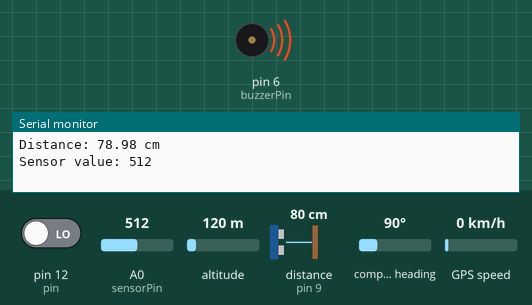
Simulated run of this sketch. Board: Arduino Uno, built with avr-gcc and run on an emulated ATmega328P. Parts: buzzer (waves = sounding, pin HIGH), the last lines printed to the serial monitor. Wiring (inferred from the names in the program): ultrasonic range finder: trigger pin 8; echo pin 9. The test bench sets the inputs (shaded band); at power-on: distance to the obstacle (sensor on pin 9) 80 cm, A0 (sensorPin) = 512, pin 12 (pin) LOW, altitude 120 m, compass heading 90°, GPS speed 0 km/h. The echo pulse lasts 58.3 µs per cm; the GPS gets a fix after 3 s at 37.7749, -122.4194 with 8 satellites; pins used as bus, display or sensor lines are not drawn.

Above: at 3.3 s.
3.4 s: distance to the obstacle (sensor on pin 9) set to 120 cm
At 4.6 s:
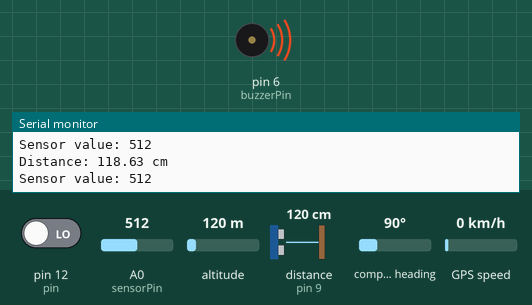
10.6 s: A0 (sensorPin) set to 409
14.1 s: A0 (sensorPin) set to 392
At 15.2 s:
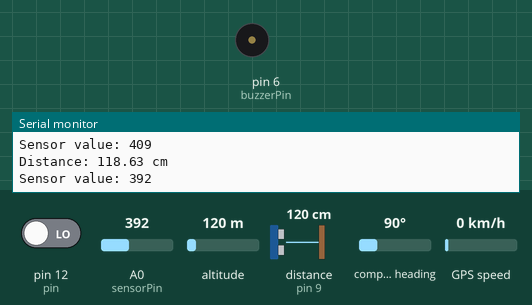
15.7 s: A0 (sensorPin) set to 410
At 18.0 s:
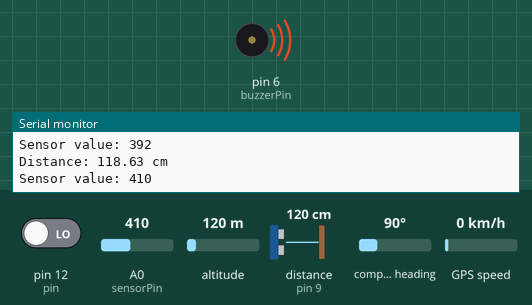
23.0 s: A0 (sensorPin) set to 390
At 24.2 s:
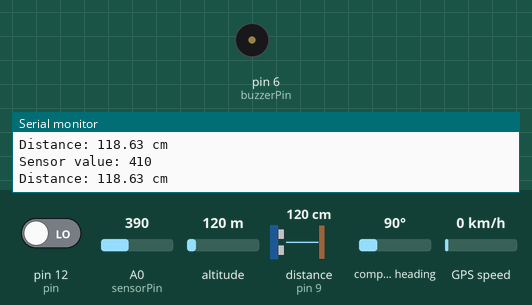
Timing chart, 0 to 26.0 s (numbered marks = the images above; inputs shaded):
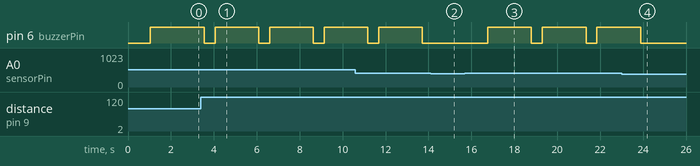

The sketch:

FULL_CODE.ino
```cpp
#include <SoftwareSerial.h>
#include <TinyGPS.h>
int state = 0;
const int pin = 12;
float gpslat, gpslon;
TinyGPS gps;
SoftwareSerial sgps(4, 5);
SoftwareSerial sgsm(2, 3);

#define trigPin 8
#define echoPin 9
#define buzzerPin 6
int sensorPin = A0;    // define analog input pin for MQ-3 sensor
int threshold = 400;   // define gas concentration threshold
void setup() {
  sgsm.begin(9600);
  sgps.begin(9600);
  Serial.begin(9600); // Initialize serial communication at 9600 baud
  pinMode(A0, INPUT);
  pinMode(trigPin, OUTPUT);
  pinMode(echoPin, INPUT);
  pinMode(buzzerPin, OUTPUT);
}
void loop() {
  sgps.listen();
  while (sgps.available())
  {
    int c = sgps.read();
    if (gps.encode(c))
    {
      gps.f_get_position(&gpslat, &gpslon);
    }
  }
    if (digitalRead(pin) == HIGH && state == 0) {
      sgsm.listen();
      sgsm.print("\r");
      delay(1000);
      sgsm.print("AT+CMGF=1\r");
      delay(1000);
      /*Replace XXXXXXXXXX to 10 digit mobile number &
        ZZ to 2 digit country code*/
      sgsm.print("AT+CMGS=\"+919985172319\"\r");
      delay(1000);
      //The text of the message to be sent.
      sgsm.print("Latitude :");
      sgsm.println(gpslat, 6);
      sgsm.print("Longitude:");
      sgsm.println(gpslon, 6);
      delay(1000);
      sgsm.write(0x1A);
      delay(1000);
      state = 1;
    }
  if (digitalRead(pin) == LOW) {
      state = 0;
    }
    delay(1000);
  digitalWrite(trigPin, LOW); // Set the trigger pin to low
  delayMicroseconds(2); // Wait for 2 microseconds
  digitalWrite(trigPin, HIGH); // Set the trigger pin to high
  delayMicroseconds(10); // Wait for 10 microseconds
  digitalWrite(trigPin, LOW); // Set the trigger pin to low
  long duration = pulseIn(echoPin, HIGH); // Measure the duration of the echo pulse
  float distance = duration * 0.034 / 2; // Calculate the distance in centimeters
  Serial.print("Distance: ");
  Serial.print(distance);
  Serial.println(" cm");
  if (distance < 100) { // If the distance is less than 10 cm, turn on the buzzer
    digitalWrite(buzzerPin, HIGH);
  } else { // Otherwise, turn off the buzzer
    digitalWrite(buzzerPin, LOW);
  }
  delay(500); // Wait for 500 milliseconds before measuring again
  int sensorValue = analogRead(sensorPin); // read analog value from MQ-3 sensor
  Serial.print("Sensor value: ");
  Serial.println(sensorValue);              // print sensor value to serial monitor
  if(sensorValue > threshold){              // check if gas concentration is above threshold
    digitalWrite(buzzerPin, HIGH);          // turn buzzer on                            // wait for 0.5 second
  }
  delay(1000);                              // wait for 1 second before taking next reading
}
```

Measured:
- the behaviour switches between 401 and 400 on A0 (sensorPin) (found by bisection; images 1 and 2)
- after the input at 3.4 s, pin 6 (buzzerPin): alternates HIGH for 2.0 s and LOW for 0.50 s, starting after 0.15 s
- after the input at 14.1 s, pin 6 (buzzerPin): stays LOW (without the input it goes to HIGH after 0.12 s)
- after the input at 15.7 s, pin 6 (buzzerPin): alternates HIGH for 2.0 s and LOW for 0.50 s, starting after 1.1 s
- after the input at 23.0 s, pin 6 (buzzerPin): goes on until 23.9 s, then stays LOW
